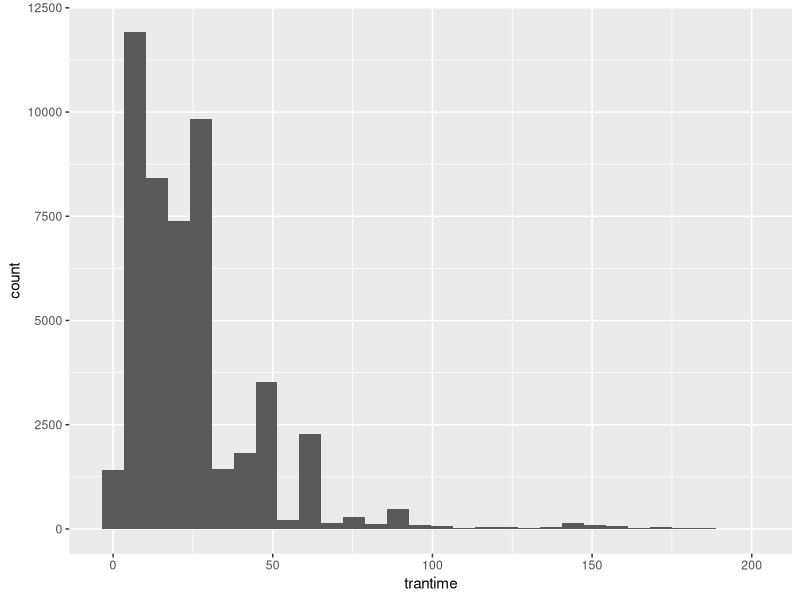
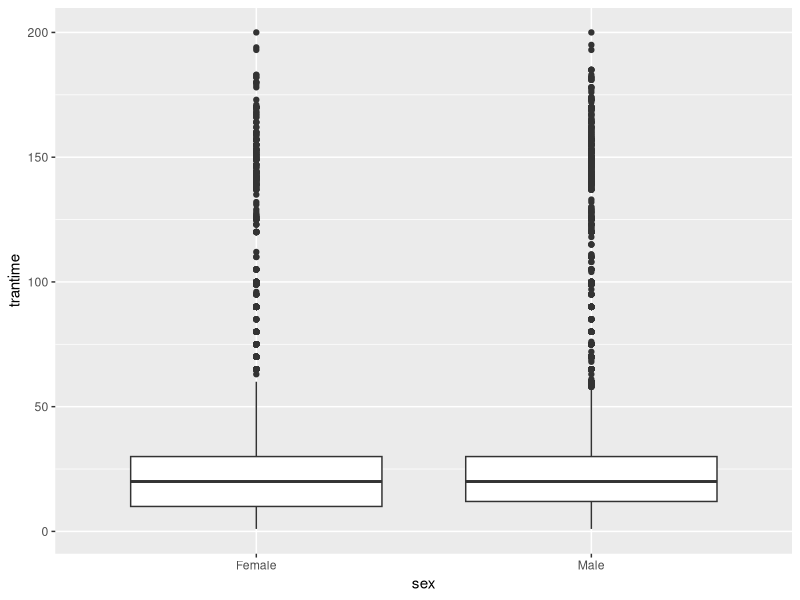
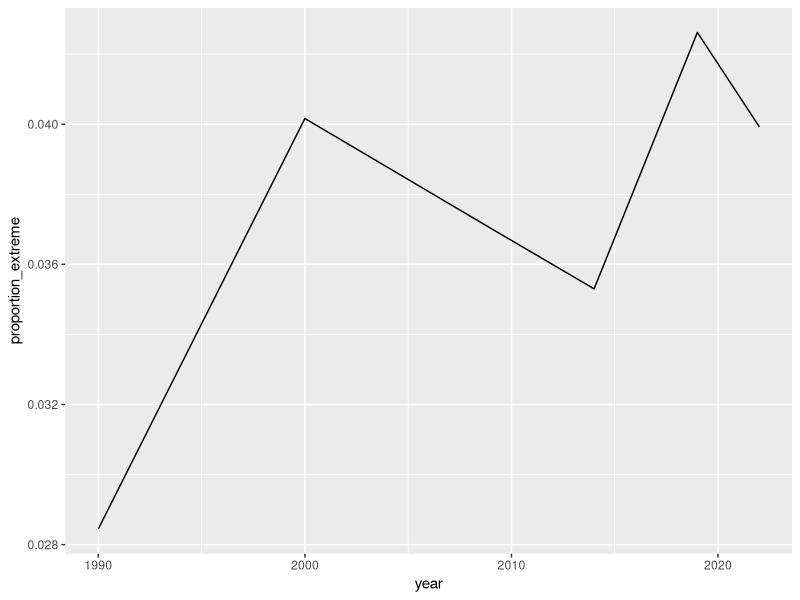
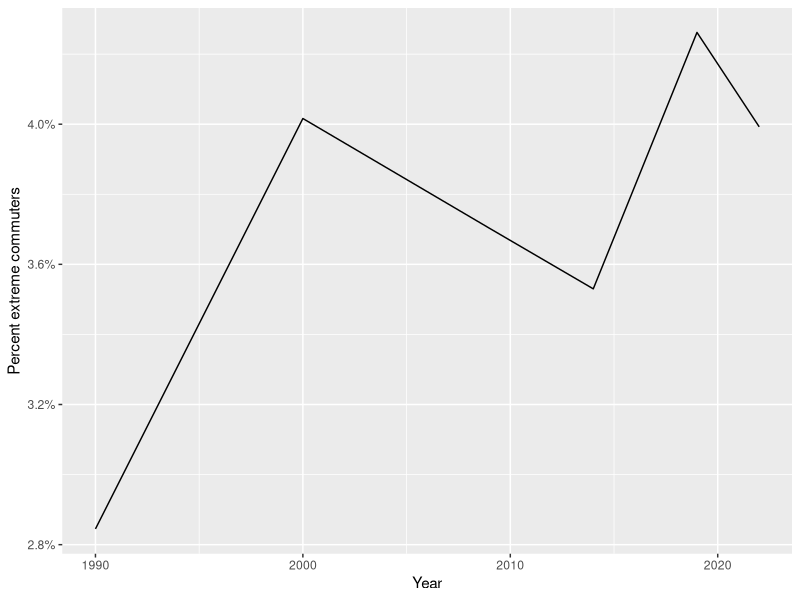
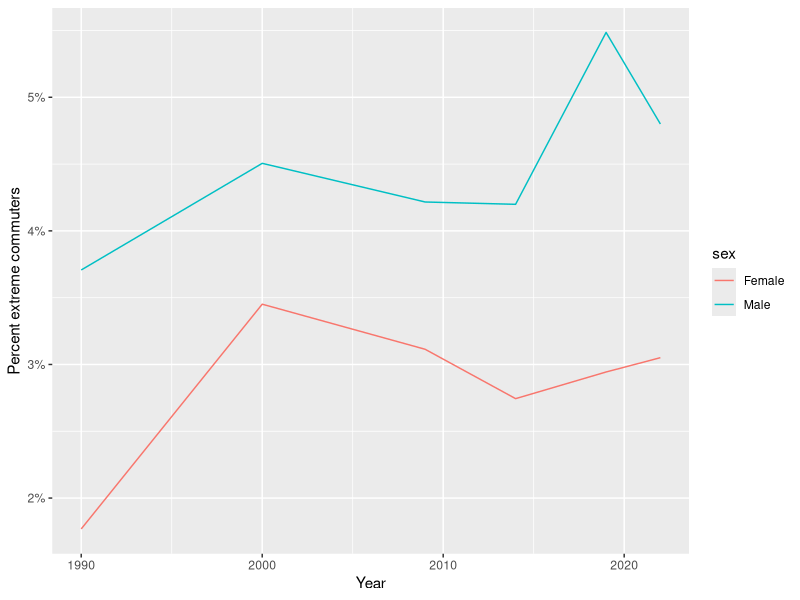

Generate these figures, in order, with R:
# In R, any text after a # is a "comment." These will be ignored by
# R, and are extremely useful for making notes about how your code
# works, what you are doing, and why you are doing it.

# First, we are going to load packages. An R package is an extension to the
# language that provides additional functionality. The only library we'll
# be using today is "tidyverse", which provides more intuitive data loading,
# manipulation, and plotting code.

library(tidyverse)

# Next, we will read in the data. This data comes from the Integrated Public Use
# Microdata Sample (https://usa.ipums.org), which is an anonymized sample of individual
# responses to the American Community Survey, an annual survey conducted by the US
# Census Bureau. We have a random sample of 50,000 responses.

# The read_csv function reads data from a Comma Separated Values (CSV) file. The
# here::here function finds data in the same directory as the R file. The functions
# in R work just like functions in math: f(g(x)) means apply function g to x, then
# apply function f to the result of that operation.
data = read_csv(here::here("data", "commute_time.csv"))

# We can look at the first few rows of our data to get some idea what we're working with
head(data)

# The data have the following columns:
#  year: year of survey
#  age: age of respondent
#  sex: sex of respondent (Census Bureau only allows Male or Female)
#  college: binary variable, did respondent go to four-year college
#  trantime: commute time
#  incwage_cpiu_2022: personal (not household) income, adjusted for inflation to 2022
#    dollars using the Consumer Price Index for All Urban Consumers (CPI-U)

# We can start with some descriptive statistics to begin to answer our first research question,
# how prevalent is extreme commuting?
# data$trantime refers to the trantime column in the data table
mean(data$trantime)

median(data$trantime)

# What does the relationship between the mean and median of commute time tell us about
# the distribution of commute time?

# We can verify that by making a histogram.
# We are going to use the ggplot (grammar of graphics plot) function to make our
# plot. In ggplot you specify an "aesthetic" which defines how different attributes
# of the data map onto the plot, and then you specify "geometries" which is how
# those data are rendered. The pipe operator |> is another way to write function
# calls; whatever is on the left will become input to what is on the right (or below).
# Here, we map the travel time onto the x axis. Since we are making a histogram, the
# y axis is the number of respondents in each bin.
data |>
    ggplot(aes(x=trantime)) +
    geom_histogram()

# What does this plot tell you about the distribution of commute times in our sample?

# We can also calculate the proportion of respondents with extreme commutes
# which we define as more than 60 minutes.

# data$trantime > 60 creates a new vector (list of numbers) that are 1 for everyone with
# a commute greater than 60 minutes, and 0 otherwise; the mean of this is the proportion
# with a commute greater than 60 minutes.
mean(data$trantime > 60)

# We can also calculate a confidence interval
# (note: calculating confidence intervals with ACS data is actually more complicated than
# this due to the survey design, so this is only an approximation.)
prop.test(sum(data$trantime > 60), nrow(data))

# We are 95% confident that between 3.59% and 3.92% of American commuters have commutes
# over an hour.

# Does this differ by sex?
# A good way to evaluate differences like this is with a boxplot. We can do
# separate boxplots by sex very easily.
data |>
    ggplot(aes(x=sex, y=trantime)) +
        geom_boxplot()

# There do not appear to many differences in commute time between men and women overall,
# but the extreme commutes don't show up very well in a boxplot.
# We can also do a hypothesis test to see if the proportions differ. This requires a
# little data reshaping.
# first, calculate proportions
data |>
    group_by(sex) |>
    summarize(prop_extreme=mean(trantime > 60)) |>
    ungroup()

# next, we can calculate the hypothesis test. This requires the data to be in a slightly
# different format, a matrix of counts of "successes" (extreme commutes) and "failures"
# (non-extreme commutes).
mtx = data |>
    group_by(sex) |>
    summarize(successes=sum(trantime > 60), failures=sum(trantime <= 60)) |>
    ungroup() |>
    select(-sex) |>
    as.matrix()

mtx
prop.test(mtx)
# How confident are we that men are more likely to have extreme commutes than women?

# Has extreme commuting increased over time?
# We can make a line plot of extreme commuting by year, again using the group_by function.
data |>
    group_by(year) |>
    summarize(proportion_extreme=mean(trantime > 60)) |>
    ggplot(aes(x=year, y=proportion_extreme)) +
        geom_line()

# We can clean that up a bit
data |>
    group_by(year) |>
    summarize(proportion_extreme=mean(trantime > 60)) |>
    ggplot(aes(x=year, y=proportion_extreme)) +
        geom_line() +
        xlab("Year") +
        ylab("Percent extreme commuters") +
        scale_y_continuous(labels=scales::percent)

# What does this tell us about extreme commuting over time?

# Does this differ by men and women?
# It's very easy to put two lines on the same plot.
data |>
    group_by(year, sex) |>
    summarize(proportion_extreme=mean(trantime > 60)) |>
    ggplot(aes(x=year, y=proportion_extreme, color=sex)) +
        geom_line() +
        xlab("Year") +
        ylab("Percent extreme commuters") +
        scale_y_continuous(labels=scales::percent)

# Do the amounts of extreme commuting differ among men and women?
# Do the trends?

# Are differences explained by age, education level or income?
# The best tool for answering a question like this is a regression. The coefficients
# in a regression indicate the relationship between the independent and dependent variables,
# holding all the other independent variables constant. So we can "take out" or
# control for the relationship between extreme commuting and income, education, etc.
# and see if there are still differences by sex.

# We will start by modeling commute time (not specifically extreme commuting) using the
# simplest type of regression model, a linear regression.
model = lm(trantime ~ sex + age + college + incwage_cpiu_2022 + factor(year), data)
summary(model)

# Controlling for these factors, do men have longer commutes than women?
# By how much?

# This models commute time overall. If we specifically wanted to look at extreme
# commuting, we could use another kind of regression, logistic regression.
# Logistic regression models the "odds" of a binary outcome (in this case,
# yes or no commuting is extreme).

# We'll start by creating an extreme_commute binary variable
data$extreme_commute = data$trantime > 60

logistic_model = glm(extreme_commute ~ sex + age + college + incwage_cpiu_2022 + factor(year), data,
    family=binomial(link="logit"))
summary(logistic_model)

# The coefficients in a logistic regression are not very useful.
# An easier to interpret version is the odds ratio, which is easy
# to calculate.
exp(coef(logistic_model))

# This is showing that men are 49.7% more likely to have
# extreme commutes than women (1.497 times more likely).